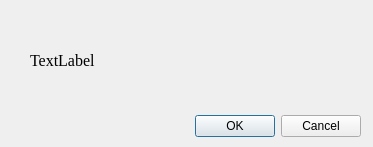
<?xml version="1.0" encoding="UTF-8"?>
<ui version="4.0">
 <class>Dialog_err</class>
 <widget class="QDialog" name="Dialog_err">
  <property name="geometry">
   <rect>
    <x>0</x>
    <y>0</y>
    <width>373</width>
    <height>147</height>
   </rect>
  </property>
  <property name="windowTitle">
   <string>Dialog</string>
  </property>
  <widget class="QDialogButtonBox" name="buttonBox">
   <property name="geometry">
    <rect>
     <x>20</x>
     <y>110</y>
     <width>341</width>
     <height>32</height>
    </rect>
   </property>
   <property name="orientation">
    <enum>Qt::Horizontal</enum>
   </property>
   <property name="standardButtons">
    <set>QDialogButtonBox::Cancel|QDialogButtonBox::Ok</set>
   </property>
  </widget>
  <widget class="QLabel" name="label_text_error">
   <property name="geometry">
    <rect>
     <x>30</x>
     <y>20</y>
     <width>321</width>
     <height>81</height>
    </rect>
   </property>
   <property name="font">
    <font>
     <family>Times New Roman</family>
     <pointsize>12</pointsize>
    </font>
   </property>
   <property name="text">
    <string>TextLabel</string>
   </property>
  </widget>
 </widget>
 <resources/>
 <connections>
  <connection>
   <sender>buttonBox</sender>
   <signal>accepted()</signal>
   <receiver>Dialog_err</receiver>
   <slot>accept()</slot>
   <hints>
    <hint type="sourcelabel">
     <x>248</x>
     <y>254</y>
    </hint>
    <hint type="destinationlabel">
     <x>157</x>
     <y>274</y>
    </hint>
   </hints>
  </connection>
  <connection>
   <sender>buttonBox</sender>
   <signal>rejected()</signal>
   <receiver>Dialog_err</receiver>
   <slot>reject()</slot>
   <hints>
    <hint type="sourcelabel">
     <x>316</x>
     <y>260</y>
    </hint>
    <hint type="destinationlabel">
     <x>286</x>
     <y>274</y>
    </hint>
   </hints>
  </connection>
 </connections>
</ui>
